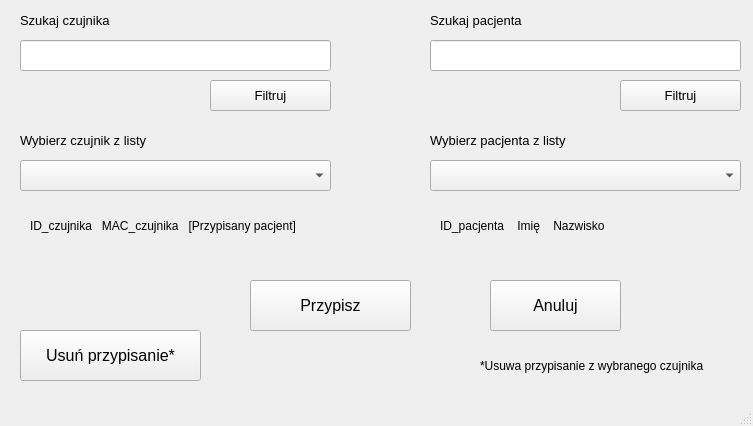
<?xml version="1.0" encoding="UTF-8"?>
<ui version="4.0">
 <class>MainWindow</class>
 <widget class="QMainWindow" name="MainWindow">
  <property name="geometry">
   <rect>
    <x>0</x>
    <y>0</y>
    <width>753</width>
    <height>426</height>
   </rect>
  </property>
  <property name="windowTitle">
   <string>MainWindow</string>
  </property>
  <widget class="QWidget" name="centralwidget">
   <widget class="QPushButton" name="pushButtonAssign">
    <property name="geometry">
     <rect>
      <x>250</x>
      <y>280</y>
      <width>161</width>
      <height>51</height>
     </rect>
    </property>
    <property name="font">
     <font>
      <pointsize>12</pointsize>
     </font>
    </property>
    <property name="text">
     <string>Przypisz</string>
    </property>
   </widget>
   <widget class="QPushButton" name="pushButtonAbort">
    <property name="geometry">
     <rect>
      <x>490</x>
      <y>280</y>
      <width>131</width>
      <height>51</height>
     </rect>
    </property>
    <property name="font">
     <font>
      <pointsize>12</pointsize>
     </font>
    </property>
    <property name="text">
     <string>Anuluj</string>
    </property>
   </widget>
   <widget class="QComboBox" name="chooseToEditComboBox">
    <property name="geometry">
     <rect>
      <x>20</x>
      <y>160</y>
      <width>311</width>
      <height>31</height>
     </rect>
    </property>
    <property name="font">
     <font>
      <pointsize>12</pointsize>
     </font>
    </property>
   </widget>
   <widget class="QLabel" name="choosePatientLabel">
    <property name="geometry">
     <rect>
      <x>20</x>
      <y>130</y>
      <width>191</width>
      <height>21</height>
     </rect>
    </property>
    <property name="font">
     <font>
      <pointsize>10</pointsize>
     </font>
    </property>
    <property name="text">
     <string>Wybierz czujnik z listy</string>
    </property>
   </widget>
   <widget class="QLineEdit" name="filterToEditLineEdit">
    <property name="geometry">
     <rect>
      <x>20</x>
      <y>40</y>
      <width>311</width>
      <height>31</height>
     </rect>
    </property>
   </widget>
   <widget class="QLabel" name="seekPatientLabel">
    <property name="geometry">
     <rect>
      <x>20</x>
      <y>10</y>
      <width>131</width>
      <height>21</height>
     </rect>
    </property>
    <property name="font">
     <font>
      <pointsize>10</pointsize>
     </font>
    </property>
    <property name="text">
     <string>Szukaj czujnika</string>
    </property>
   </widget>
   <widget class="QPushButton" name="pushButtonFilter">
    <property name="geometry">
     <rect>
      <x>210</x>
      <y>80</y>
      <width>121</width>
      <height>31</height>
     </rect>
    </property>
    <property name="font">
     <font>
      <pointsize>10</pointsize>
     </font>
    </property>
    <property name="text">
     <string>Filtruj</string>
    </property>
   </widget>
   <widget class="QPushButton" name="pushButtonDelete">
    <property name="geometry">
     <rect>
      <x>20</x>
      <y>330</y>
      <width>181</width>
      <height>51</height>
     </rect>
    </property>
    <property name="font">
     <font>
      <pointsize>12</pointsize>
     </font>
    </property>
    <property name="text">
     <string>Usuń przypisanie*</string>
    </property>
   </widget>
   <widget class="QLineEdit" name="filterPatientLineEdit">
    <property name="geometry">
     <rect>
      <x>430</x>
      <y>40</y>
      <width>311</width>
      <height>31</height>
     </rect>
    </property>
   </widget>
   <widget class="QPushButton" name="pushButtonFilterEditPatient">
    <property name="geometry">
     <rect>
      <x>620</x>
      <y>80</y>
      <width>121</width>
      <height>31</height>
     </rect>
    </property>
    <property name="font">
     <font>
      <pointsize>10</pointsize>
     </font>
    </property>
    <property name="text">
     <string>Filtruj</string>
    </property>
   </widget>
   <widget class="QComboBox" name="patientToEditComboBox">
    <property name="geometry">
     <rect>
      <x>430</x>
      <y>160</y>
      <width>311</width>
      <height>31</height>
     </rect>
    </property>
    <property name="font">
     <font>
      <pointsize>12</pointsize>
     </font>
    </property>
   </widget>
   <widget class="QLabel" name="seekPatientLabel_2">
    <property name="geometry">
     <rect>
      <x>430</x>
      <y>10</y>
      <width>131</width>
      <height>21</height>
     </rect>
    </property>
    <property name="font">
     <font>
      <pointsize>10</pointsize>
     </font>
    </property>
    <property name="text">
     <string>Szukaj pacjenta</string>
    </property>
   </widget>
   <widget class="QLabel" name="choosePatientLabel_2">
    <property name="geometry">
     <rect>
      <x>430</x>
      <y>130</y>
      <width>191</width>
      <height>21</height>
     </rect>
    </property>
    <property name="font">
     <font>
      <pointsize>10</pointsize>
     </font>
    </property>
    <property name="text">
     <string>Wybierz pacjenta z listy</string>
    </property>
   </widget>
   <widget class="QLabel" name="label">
    <property name="geometry">
     <rect>
      <x>480</x>
      <y>350</y>
      <width>261</width>
      <height>31</height>
     </rect>
    </property>
    <property name="text">
     <string>*Usuwa przypisanie z wybranego czujnika</string>
    </property>
   </widget>
   <widget class="QLabel" name="label_2">
    <property name="geometry">
     <rect>
      <x>440</x>
      <y>210</y>
      <width>301</width>
      <height>31</height>
     </rect>
    </property>
    <property name="text">
     <string>ID_pacjenta    Imię    Nazwisko</string>
    </property>
   </widget>
   <widget class="QLabel" name="label_3">
    <property name="geometry">
     <rect>
      <x>30</x>
      <y>210</y>
      <width>311</width>
      <height>31</height>
     </rect>
    </property>
    <property name="text">
     <string>ID_czujnika   MAC_czujnika   [Przypisany pacjent]</string>
    </property>
   </widget>
  </widget>
  <widget class="QMenuBar" name="menubar">
   <property name="geometry">
    <rect>
     <x>0</x>
     <y>0</y>
     <width>753</width>
     <height>21</height>
    </rect>
   </property>
  </widget>
  <widget class="QStatusBar" name="statusbar"/>
 </widget>
 <tabstops>
  <tabstop>pushButtonAssign</tabstop>
  <tabstop>pushButtonAbort</tabstop>
 </tabstops>
 <resources/>
 <connections/>
</ui>
